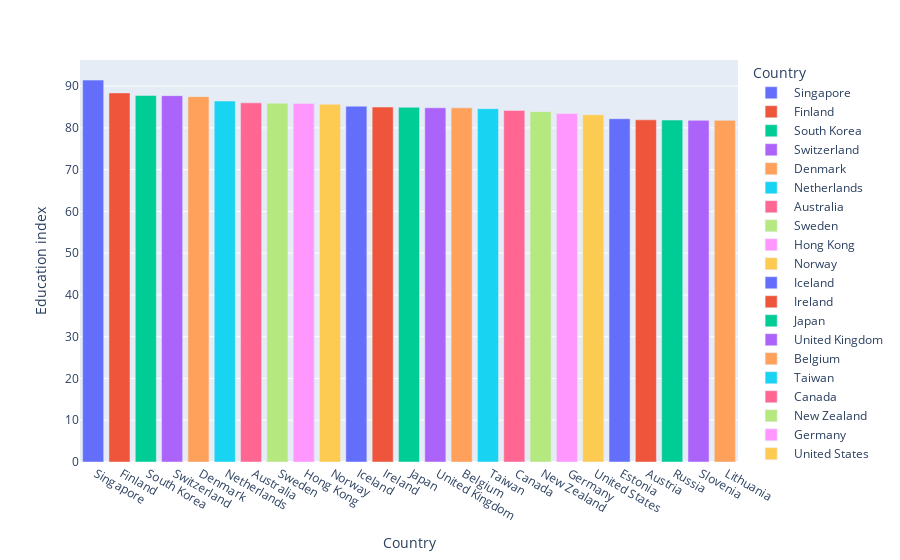

Notebook code for this chart:
### Code cell
# Top 25 countries with the best education index. 
df_top_5_best_education = df[['Country', 'Education']].sort_values('Education', ascending=False).head(25)
top_5_best_education_graph = px.bar(df_top_5_best_education, x='Country', y='Education', color='Country', labels={'Education': 'Education index'})
top_5_best_education_graph.show()

### Figure 1 — Plotly figure (JSON) as saved in the notebook; plotly's stock layout.template omitted (floating-point values rounded to 4 significant figures)
{"data": [{"alignmentgroup": "True", "hovertemplate": "Country=%{x}<br>Education index=%{y}<extra></extra>", "legendgroup": " Singapore", "marker": {"color": "#636efa", "pattern": {"shape": ""}}, "name": " Singapore", "offsetgroup": " Singapore", "orientation": "v", "showlegend": true, "textposition": "auto", "type": "bar", "x": [" Singapore"], "xaxis": "x", "y": [91.44], "yaxis": "y"}, {"alignmentgroup": "True", "hovertemplate": "Country=%{x}<br>Education index=%{y}<extra></extra>", "legendgroup": " Finland", "marker": {"color": "#EF553B", "pattern": {"shape": ""}}, "name": " Finland", "offsetgroup": " Finland", "orientation": "v", "showlegend": true, "textposition": "auto", "type": "bar", "x": [" Finland"], "xaxis": "x", "y": [88.38], "yaxis": "y"}, {"alignmentgroup": "True", "hovertemplate": "Country=%{x}<br>Education index=%{y}<extra></extra>", "legendgroup": " South Korea", "marker": {"color": "#00cc96", "pattern": {"shape": ""}}, "name": " South Korea", "offsetgroup": " South Korea", "orientation": "v", "showlegend": true, "textposition": "auto", "type": "bar", "x": [" South Korea"], "xaxis": "x", "y": [87.76], "yaxis": "y"}, {"alignmentgroup": "True", "hovertemplate": "Country=%{x}<br>Education index=%{y}<extra></extra>", "legendgroup": " Switzerland", "marker": {"color": "#ab63fa", "pattern": {"shape": ""}}, "name": " Switzerland", "offsetgroup": " Switzerland", "orientation": "v", "showlegend": true, "textposition": "auto", "type": "bar", "x": [" Switzerland"], "xaxis": "x", "y": [87.72], "yaxis": "y"}, {"alignmentgroup": "True", "hovertemplate": "Country=%{x}<br>Education index=%{y}<extra></extra>", "legendgroup": " Denmark", "marker": {"color": "#FFA15A", "pattern": {"shape": ""}}, "name": " Denmark", "offsetgroup": " Denmark", "orientation": "v", "showlegend": true, "textposition": "auto", "type": "bar", "x": [" Denmark"], "xaxis": "x", "y": [87.48], "yaxis": "y"}, {"alignmentgroup": "True", "hovertemplate": "Country=%{x}<br>Education index=%{y}<extra></extra>", "legendgroup": " Netherlands", "marker": {"color": "#19d3f3", "pattern": {"shape": ""}}, "name": " Netherlands", "offsetgroup": " Netherlands", "orientation": "v", "showlegend": true, "textposition": "auto", "type": "bar", "x": [" Netherlands"], "xaxis": "x", "y": [86.43], "yaxis": "y"}, {"alignmentgroup": "True", "hovertemplate": "Country=%{x}<br>Education index=%{y}<extra></extra>", "legendgroup": " Australia", "marker": {"color": "#FF6692", "pattern": {"shape": ""}}, "name": " Australia", "offsetgroup": " Australia", "orientation": "v", "showlegend": true, "textposition": "auto", "type": "bar", "x": [" Australia"], "xaxis": "x", "y": [85.99], "yaxis": "y"}, {"alignmentgroup": "True", "hovertemplate": "Country=%{x}<br>Education index=%{y}<extra></extra>", "legendgroup": " Sweden", "marker": {"color": "#B6E880", "pattern": {"shape": ""}}, "name": " Sweden", "offsetgroup": " Sweden", "orientation": "v", "showlegend": true, "textposition": "auto", "type": "bar", "x": [" Sweden"], "xaxis": "x", "y": [85.92], "yaxis": "y"}, {"alignmentgroup": "True", "hovertemplate": "Country=%{x}<br>Education index=%{y}<extra></extra>", "legendgroup": " Hong Kong", "marker": {"color": "#FF97FF", "pattern": {"shape": ""}}, "name": " Hong Kong", "offsetgroup": " Hong Kong", "orientation": "v", "showlegend": true, "textposition": "auto", "type": "bar", "x": [" Hong Kong"], "xaxis": "x", "y": [85.81], "yaxis": "y"}, {"alignmentgroup": "True", "hovertemplate": "Country=%{x}<br>Education index=%{y}<extra></extra>", "legendgroup": " Norway", "marker": {"color": "#FECB52", "pattern": {"shape": ""}}, "name": " Norway", "offsetgroup": " Norway", "orientation": "v", "showlegend": true, "textposition": "auto", "type": "bar", "x": [" Norway"], "xaxis": "x", "y": [85.68], "yaxis": "y"}, {"alignmentgroup": "True", "hovertemplate": "Country=%{x}<br>Education index=%{y}<extra></extra>", "legendgroup": " Iceland", "marker": {"color": "#636efa", "pattern": {"shape": ""}}, "name": " Iceland", "offsetgroup": " Iceland", "orientation": "v", "showlegend": true, "textposition": "auto", "type": "bar", "x": [" Iceland"], "xaxis": "x", "y": [85.19], "yaxis": "y"}, {"alignmentgroup": "True", "hovertemplate": "Country=%{x}<br>Education index=%{y}<extra></extra>", "legendgroup": " Ireland", "marker": {"color": "#EF553B", "pattern": {"shape": ""}}, "name": " Ireland", "offsetgroup": " Ireland", "orientation": "v", "showlegend": true, "textposition": "auto", "type": "bar", "x": [" Ireland"], "xaxis": "x", "y": [85], "yaxis": "y"}, {"alignmentgroup": "True", "hovertemplate": "Country=%{x}<br>Education index=%{y}<extra></extra>", "legendgroup": " Japan", "marker": {"color": "#00cc96", "pattern": {"shape": ""}}, "name": " Japan", "offsetgroup": " Japan", "orientation": "v", "showlegend": true, "textposition": "auto", "type": "bar", "x": [" Japan"], "xaxis": "x", "y": [84.93], "yaxis": "y"}, {"alignmentgroup": "True", "hovertemplate": "Country=%{x}<br>Education index=%{y}<extra></extra>", "legendgroup": " United Kingdom", "marker": {"color": "#ab63fa", "pattern": {"shape": ""}}, "name": " United Kingdom", "offsetgroup": " United Kingdom", "orientation": "v", "showlegend": true, "textposition": "auto", "type": "bar", "x": [" United Kingdom"], "xaxis": "x", "y": [84.81], "yaxis": "y"}, {"alignmentgroup": "True", "hovertemplate": "Country=%{x}<br>Education index=%{y}<extra></extra>", "legendgroup": " Belgium", "marker": {"color": "#FFA15A", "pattern": {"shape": ""}}, "name": " Belgium", "offsetgroup": " Belgium", "orientation": "v", "showlegend": true, "textposition": "auto", "type": "bar", "x": [" Belgium"], "xaxis": "x", "y": [84.79], "yaxis": "y"}, {"alignmentgroup": "True", "hovertemplate": "Country=%{x}<br>Education index=%{y}<extra></extra>", "legendgroup": " Taiwan", "marker": {"color": "#19d3f3", "pattern": {"shape": ""}}, "name": " Taiwan", "offsetgroup": " Taiwan", "orientation": "v", "showlegend": true, "textposition": "auto", "type": "bar", "x": [" Taiwan"], "xaxis": "x", "y": [84.61], "yaxis": "y"}, {"alignmentgroup": "True", "hovertemplate": "Country=%{x}<br>Education index=%{y}<extra></extra>", "legendgroup": " Canada", "marker": {"color": "#FF6692", "pattern": {"shape": ""}}, "name": " Canada", "offsetgroup": " Canada", "orientation": "v", "showlegend": true, "textposition": "auto", "type": "bar", "x": [" Canada"], "xaxis": "x", "y": [84.19], "yaxis": "y"}, {"alignmentgroup": "True", "hovertemplate": "Country=%{x}<br>Education index=%{y}<extra></extra>", "legendgroup": " New Zealand", "marker": {"color": "#B6E880", "pattern": {"shape": ""}}, "name": " New Zealand", "offsetgroup": " New Zealand", "orientation": "v", "showlegend": true, "textposition": "auto", "type": "bar", "x": [" New Zealand"], "xaxis": "x", "y": [83.89], "yaxis": "y"}, {"alignmentgroup": "True", "hovertemplate": "Country=%{x}<br>Education index=%{y}<extra></extra>", "legendgroup": " Germany", "marker": {"color": "#FF97FF", "pattern": {"shape": ""}}, "name": " Germany", "offsetgroup": " Germany", "orientation": "v", "showlegend": true, "textposition": "auto", "type": "bar", "x": [" Germany"], "xaxis": "x", "y": [83.45], "yaxis": "y"}, {"alignmentgroup": "True", "hovertemplate": "Country=%{x}<br>Education index=%{y}<extra></extra>", "legendgroup": " United States", "marker": {"color": "#FECB52", "pattern": {"shape": ""}}, "name": " United States", "offsetgroup": " United States", "orientation": "v", "showlegend": true, "textposition": "auto", "type": "bar", "x": [" United States"], "xaxis": "x", "y": [83.15], "yaxis": "y"}, {"alignmentgroup": "True", "hovertemplate": "Country=%{x}<br>Education index=%{y}<extra></extra>", "legendgroup": " Estonia", "marker": {"color": "#636efa", "pattern": {"shape": ""}}, "name": " Estonia", "offsetgroup": " Estonia", "orientation": "v", "showlegend": true, "textposition": "auto", "type": "bar", "x": [" Estonia"], "xaxis": "x", "y": [82.19], "yaxis": "y"}, {"alignmentgroup": "True", "hovertemplate": "Country=%{x}<br>Education index=%{y}<extra></extra>", "legendgroup": " Austria", "marker": {"color": "#EF553B", "pattern": {"shape": ""}}, "name": " Austria", "offsetgroup": " Austria", "orientation": "v", "showlegend": true, "textposition": "auto", "type": "bar", "x": [" Austria"], "xaxis": "x", "y": [81.93], "yaxis": "y"}, {"alignmentgroup": "True", "hovertemplate": "Country=%{x}<br>Education index=%{y}<extra></extra>", "legendgroup": " Russia", "marker": {"color": "#00cc96", "pattern": {"shape": ""}}, "name": " Russia", "offsetgroup": " Russia", "orientation": "v", "showlegend": true, "textposition": "auto", "type": "bar", "x": [" Russia"], "xaxis": "x", "y": [81.87], "yaxis": "y"}, {"alignmentgroup": "True", "hovertemplate": "Country=%{x}<br>Education index=%{y}<extra></extra>", "legendgroup": " Slovenia", "marker": {"color": "#ab63fa", "pattern": {"shape": ""}}, "name": " Slovenia", "offsetgroup": " Slovenia", "orientation": "v", "showlegend": true, "textposition": "auto", "type": "bar", "x": [" Slovenia"], "xaxis": "x", "y": [81.8], "yaxis": "y"}, {"alignmentgroup": "True", "hovertemplate": "Country=%{x}<br>Education index=%{y}<extra></extra>", "legendgroup": " Lithuania", "marker": {"color": "#FFA15A", "pattern": {"shape": ""}}, "name": " Lithuania", "offsetgroup": " Lithuania", "orientation": "v", "showlegend": true, "textposition": "auto", "type": "bar", "x": [" Lithuania"], "xaxis": "x", "y": [81.8], "yaxis": "y"}], "layout": {"autosize": true, "barmode": "relative", "legend": {"title": {"text": "Country"}, "tracegroupgap": 0}, "margin": {"t": 60}, "xaxis": {"anchor": "y", "autorange": true, "categoryarray": [" Singapore", " Finland", " South Korea", " Switzerland", " Denmark", " Netherlands", " Australia", " Sweden", " Hong Kong", " Norway", " Iceland", " Ireland", " Japan", " United Kingdom", " Belgium", " Taiwan", " Canada", " New Zealand", " Germany", " United States", " Estonia", " Austria", " Russia", " Slovenia", " Lithuania"], "categoryorder": "array", "domain": [0, 1], "range": [-0.5, 24.5], "title": {"text": "Country"}, "type": "category"}, "yaxis": {"anchor": "x", "autorange": true, "domain": [0, 1], "range": [0, 96.25], "title": {"text": "Education index"}, "type": "linear"}}}
